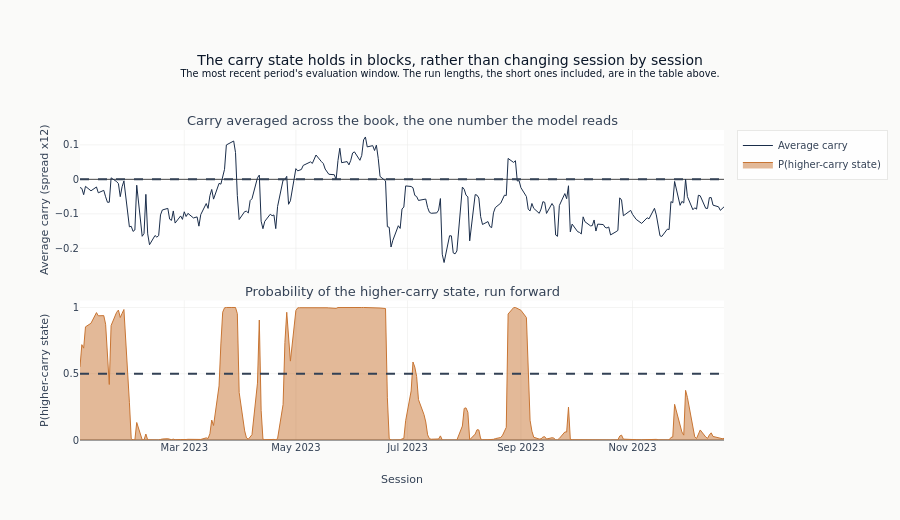

The notebook cell this image was saved under:
### Markdown cell above
The figure draws one period's evaluation window: the observation the model reads on
top, and below it the probability it assigns to the higher-carry state after running
forward through that observation. One window rather than a full period, because a
period's training span is an order of magnitude longer and runs of the lengths in the
table above would render as a picket fence at that density.

### Code cell
if len(hmm_pl) > 0:
    viz_fold = hmm_pl["fold"].min()
    viz_split = next(sp for sp in splits if sp["fold"] == viz_fold)
    hmm_viz = (
        hmm_pl.filter(pl.col("fold") == viz_fold)
        .filter(
            (pl.col("timestamp") >= _as_date(viz_split["val_start"]))
            & (pl.col("timestamp") <= _as_date(viz_split["val_end"]))
        )
        .sort("timestamp")
    )
    port_viz = portfolio_carry.join(
        hmm_viz.select(["timestamp", "hmm_carry_regime_prob"]), on="timestamp", how="inner"
    ).sort("timestamp")

    fig = make_subplots(
        rows=2,
        cols=1,
        shared_xaxes=True,
        subplot_titles=[
            "Carry averaged across the book, the one number the model reads",
            "Probability of the higher-carry state, run forward",
        ],
        vertical_spacing=0.1,
    )

    fig.add_trace(
        go.Scatter(
            x=port_viz["timestamp"].to_list(),
            y=port_viz["portfolio_carry"].to_list(),
            name="Average carry",
            line=dict(width=1, color=COLORS["slate"]),
        ),
        row=1,
        col=1,
    )
    fig.add_hline(y=0, line_dash="dash", line_color=COLORS["neutral"], row=1, col=1)

    fig.add_trace(
        go.Scatter(
            x=port_viz["timestamp"].to_list(),
            y=port_viz["hmm_carry_regime_prob"].to_list(),
            name="P(higher-carry state)",
            line=dict(width=1, color=COLORS["copper"]),
            fill="tozeroy",
        ),
        row=2,
        col=1,
    )
    fig.add_hline(y=0.5, line_dash="dash", line_color=COLORS["neutral"], row=2, col=1)

    fig.update_annotations(font_size=13)
    fig.update_layout(
        height=520,
        margin={"t": 130},
        title_text=(
            "The carry state holds in blocks, rather than changing session by session"
            "<br><sup>The most recent period's evaluation window. The run lengths, "
            "the short ones included, are in the table above.</sup>"
        ),
    )
    fig.update_yaxes(title_text="Average carry (spread x12)", row=1, col=1)
    fig.update_yaxes(title_text="P(higher-carry state)", row=2, col=1)
    fig.update_xaxes(title_text="Session", row=2, col=1)
    fig.show()

### Figure 1 — Plotly figure (JSON) as saved in the notebook; plotly's stock layout.template omitted (floating-point values rounded to 4 significant figures; data arrays with more than 128 entries replaced by an {"elided": "..."} marker saying what was removed)
{"data": [{"line": {"color": "#1a2d4a", "width": 1}, "name": "Average carry", "type": "scatter", "x": {"elided": "253 str values"}, "xaxis": "x", "y": {"elided": "253 float values"}, "yaxis": "y"}, {"fill": "tozeroy", "line": {"color": "#C87533", "width": 1}, "name": "P(higher-carry state)", "type": "scatter", "x": {"elided": "253 str values"}, "xaxis": "x2", "y": {"elided": "253 float values"}, "yaxis": "y2"}], "layout": {"annotations": [{"font": {"size": 13}, "showarrow": false, "text": "Carry averaged across the book, the one number the model reads", "x": 0.5, "xanchor": "center", "xref": "paper", "y": 1.0, "yanchor": "bottom", "yref": "paper"}, {"font": {"size": 13}, "showarrow": false, "text": "Probability of the higher-carry state, run forward", "x": 0.5, "xanchor": "center", "xref": "paper", "y": 0.45, "yanchor": "bottom", "yref": "paper"}], "height": 520, "margin": {"t": 130}, "shapes": [{"line": {"color": "#334155", "dash": "dash"}, "type": "line", "x0": 0, "x1": 1, "xref": "x domain", "y0": 0, "y1": 0, "yref": "y"}, {"line": {"color": "#334155", "dash": "dash"}, "type": "line", "x0": 0, "x1": 1, "xref": "x2 domain", "y0": 0.5, "y1": 0.5, "yref": "y2"}], "title": {"text": "The carry state holds in blocks, rather than changing session by session<br><sup>The most recent period's evaluation window. The run lengths, the short ones included, are in the table above.</sup>"}, "xaxis": {"anchor": "y", "domain": [0.0, 1.0], "matches": "x2", "showticklabels": false}, "xaxis2": {"anchor": "y2", "domain": [0.0, 1.0], "title": {"text": "Session"}}, "yaxis": {"anchor": "x", "domain": [0.55, 1.0], "title": {"text": "Average carry (spread x12)"}}, "yaxis2": {"anchor": "x2", "domain": [0.0, 0.45], "title": {"text": "P(higher-carry state)"}}}}
